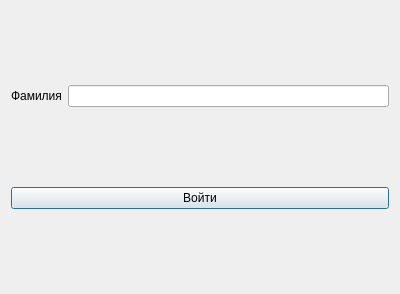
<?xml version="1.0" encoding="UTF-8"?>
<ui version="4.0">
 <class>auth_dialog</class>
 <widget class="QDialog" name="auth_dialog">
  <property name="geometry">
   <rect>
    <x>0</x>
    <y>0</y>
    <width>400</width>
    <height>294</height>
   </rect>
  </property>
  <property name="sizePolicy">
   <sizepolicy hsizetype="Fixed" vsizetype="Fixed">
    <horstretch>0</horstretch>
    <verstretch>0</verstretch>
   </sizepolicy>
  </property>
  <property name="minimumSize">
   <size>
    <width>400</width>
    <height>294</height>
   </size>
  </property>
  <property name="maximumSize">
   <size>
    <width>400</width>
    <height>294</height>
   </size>
  </property>
  <property name="windowTitle">
   <string>Войти как</string>
  </property>
  <layout class="QGridLayout" name="gridLayout">
   <item row="0" column="1">
    <widget class="QLineEdit" name="last_name_line"/>
   </item>
   <item row="0" column="0">
    <widget class="QLabel" name="label">
     <property name="text">
      <string>Фамилия</string>
     </property>
    </widget>
   </item>
   <item row="1" column="0" colspan="2">
    <widget class="QPushButton" name="submit">
     <property name="text">
      <string>Войти</string>
     </property>
    </widget>
   </item>
  </layout>
 </widget>
 <resources/>
 <connections/>
</ui>
